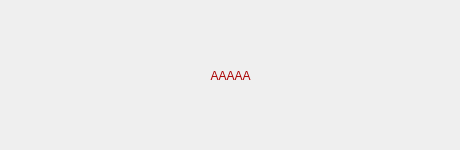
<?xml version="1.0" encoding="UTF-8"?>
<ui version="4.0">
 <class>NowTimeDlg</class>
 <widget class="QDialog" name="NowTimeDlg">
  <property name="geometry">
   <rect>
    <x>0</x>
    <y>0</y>
    <width>460</width>
    <height>150</height>
   </rect>
  </property>
  <property name="minimumSize">
   <size>
    <width>460</width>
    <height>150</height>
   </size>
  </property>
  <property name="maximumSize">
   <size>
    <width>460</width>
    <height>150</height>
   </size>
  </property>
  <property name="windowTitle">
   <string>NowTimeDlg</string>
  </property>
  <property name="autoFillBackground">
   <bool>true</bool>
  </property>
  <widget class="QLabel" name="label">
   <property name="geometry">
    <rect>
     <x>0</x>
     <y>0</y>
     <width>461</width>
     <height>151</height>
    </rect>
   </property>
   <property name="styleSheet">
    <string notr="true">font: 12pt &quot;華文中宋&quot;;
color: rgb(170, 0, 0);</string>
   </property>
   <property name="text">
    <string>AAAAA</string>
   </property>
   <property name="scaledContents">
    <bool>true</bool>
   </property>
   <property name="alignment">
    <set>Qt::AlignCenter</set>
   </property>
   <property name="wordWrap">
    <bool>false</bool>
   </property>
  </widget>
 </widget>
 <layoutdefault spacing="6" margin="11"/>
 <resources>
  <include location="AlarmClock.qrc"/>
 </resources>
 <connections/>
</ui>
